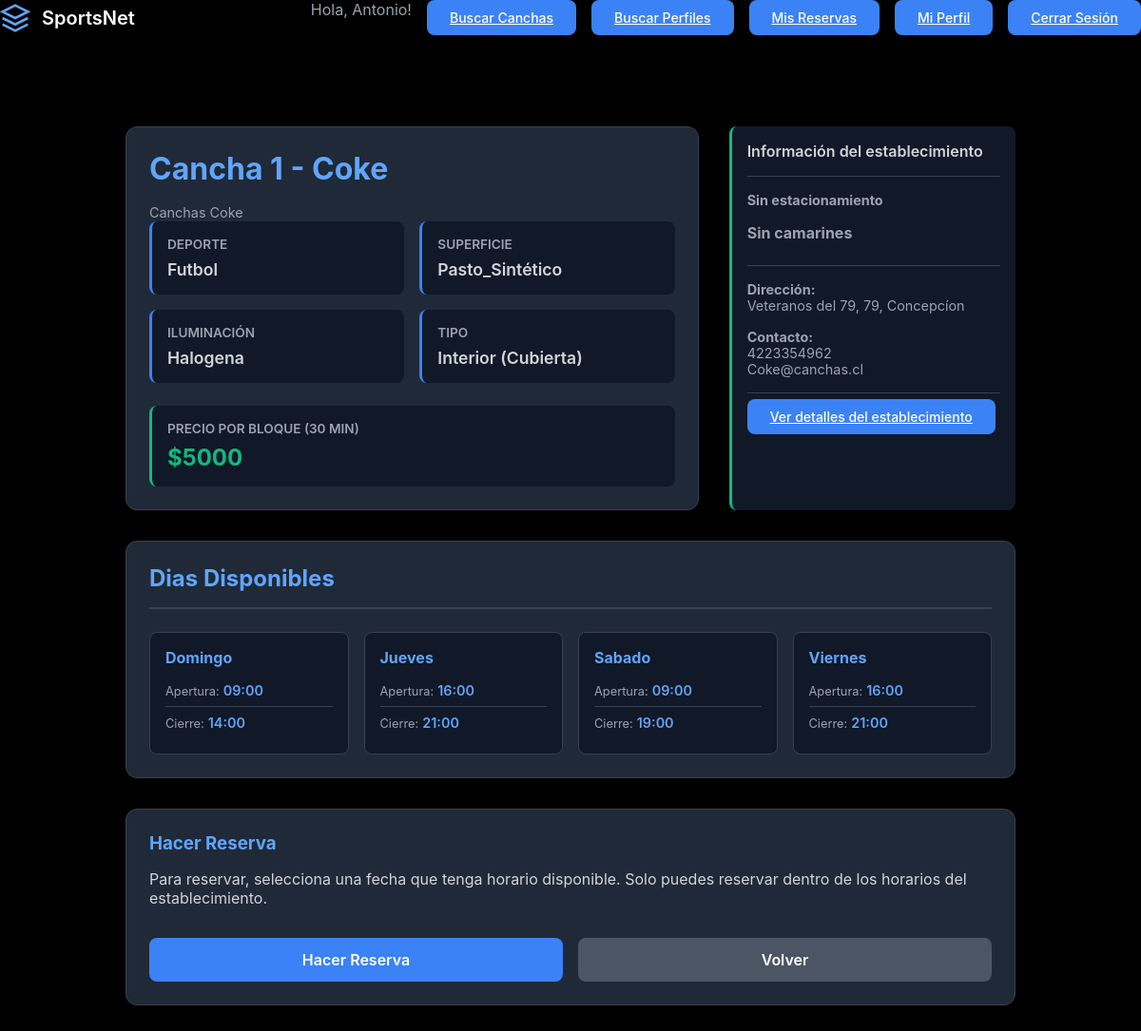
The page /canchas/1 (signed in) on the database its author committed.
### cuentas/models.py (models this page shows, shortened)
class Usuario (AbstractUser):
    telefono = models.CharField(max_length=20, blank=True, null=True)
    fecha_nacimiento = models.DateField(null=True, blank=True)

### establecimientos/models.py (models this page shows, shortened)
class Cancha (models.Model):
    TIPOS_SUPERFICIES = [
        ("PASTO_NATURAL", "Pasto Natural"),
        ("PASTO_SINTETICO","Pasto Sintético"),
        ("CEMENTO","Cemento"),
        ("ARCILLA","Arcilla"),
        ("MADERA","Madera"),
        ("CAUCHO","Caucho"),
        ("VINILO","Vinilo"),
        ]
    TIPOS_ILUMINACION = {
        ("LED","LED"),
        ("NATURAL", "Natural"),
        ("MIXTA","Mixta"),
        ("HALOGENA","Halogena"),
        ("FLUORECESENTE","Fluorecente"),
    }
    DEPORTES = [
        ("FUTBOL", "Futbol"),
        ("BASQUETBALL","Basquetball"),
        ("VOLEYBALL","Voleyball"),
        ("TENIS","Tenis"),
        ("RUGBY","Rugby"),
        ("HANDBALL","Handball"),
        ("BOWLING","Bowling"),
        ("SQUASH","Squash"),
        ("PADEL","Padel"),
        ("OTRO","Otro"),
        ("---","---"),
    ]
    establecimiento = models.ForeignKey(Establecimiento, on_delete=models.CASCADE, related_name="canchas")
    deporte = models.CharField(max_length=20, choices=DEPORTES, default="---")
    nombre = models.CharField(max_length=25)
    superficie = models.CharField(max_length=25, choices=TIPOS_SUPERFICIES)
    iluminacion = models.CharField(max_length=20, choices=TIPOS_ILUMINACION)
    interior = models.BooleanField(default=False)
    valor_por_bloque = models.DecimalField(max_digits=10, decimal_places=0)

class Establecimiento (models.Model):
    dueno = models.ForeignKey(Dueno, on_delete=models.CASCADE, related_name="establecimientos")
    nombre = models.CharField(max_length=50, unique=True)
    direccion = models.CharField(max_length=100)
    telefono_contacto = models.CharField(max_length=20)
    correo_contacto = models.EmailField()
    estacionamiento_disponible = models.BooleanField(default=False)
    camarines_disponible = models.BooleanField(default=False)

class HorarioEstablecimiento(models.Model):
    DIAS_SEMANA = [
        ("LUNES","Lunes"),
        ("MARTES","Martes"),
        ("MIERCOLES","Miercoles"),
        ("JUEVES","Jueves"),
        ("VIERNES","Viernes"),
        ("SABADO","Sabado"),
        ("DOMINGO","Domingo")
    ]
    establecimiento = models.ForeignKey(Establecimiento, on_delete=models.CASCADE, related_name="horarios")
    dia = models.CharField(max_length=20, choices=DIAS_SEMANA)
    hora_apertura = models.TimeField()
    hora_cierre = models.TimeField()

### establecimientos/views.py (the view)
# urls.py: path("canchas/<int:cancha_id>", views.ver_cancha, name = "ver_cancha"),
def ver_cancha(request, cancha_id):
    cancha = get_object_or_404(Cancha, id=cancha_id)
    est = cancha.establecimiento
    horarios = HorarioEstablecimiento.objects.filter(establecimiento=est).order_by("dia")
    dias_semana = ["Lunes","Martes", "Miercoles", "Jueves", "Viernes", "Sabado", "Domingo"]
    horarios_est = {}
    for x in dias_semana:
        horarios_est[x] = None
    for x in horarios:
        horarios_est[x.dia] = x
    context = {
        "cancha" : cancha,
        "horarios" : horarios,
    }
    return render(request, "ver_cancha.html",context)

### establecimientos/templates/ver_cancha.html (shortened to what this page needs)
{% extends 'base.html' %}
{% load static %}
{% block extra_css %}
  <link rel="stylesheet" href="{% static 'ver_cancha.css' %}">
{% endblock %}
{% block content %}
<div class="detalle-cancha-container">
  <div class="cancha-header">
    <div class="cancha-info">
      <h1 class="cancha-titulo">{{ cancha.nombre }}</h1>
      <a href="{% url 'establecimientos:ver_establecimiento' cancha.establecimiento.id %}" class="establecimiento-link">
        {{ cancha.establecimiento.nombre }}
      </a>
      <div class="info-grid">
        <div class="info-item">
          <div class="info-label">Deporte</div>
          <div class="info-valor">{{ cancha.get_deporte_display }}</div>
        </div>
        <div class="info-item">
          <div class="info-label">Superficie</div>
          <div class="info-valor">{{ cancha.get_superficie_display }}</div>
        </div>
        <div class="info-item">
          <div class="info-label">Iluminación</div>
          <div class="info-valor">{{ cancha.iluminacion }}</div>
        </div>
        <div class="info-item">
          <div class="info-label">Tipo</div>
          <div class="info-valor">
            {% if cancha.interior %}
              Interior (Cubierta)
            {% else %}
              Exterior
            {% endif %}
          </div>
        </div>
      </div>
      <div class="info-item" style="border-left-color: #10b981;">
        <div class="info-label">Precio por bloque (30 min)</div>
        <div class="precio-destaque">${{ cancha.valor_por_bloque }}</div>
      </div>
    </div>
    <div class="comodidades">
      <div class="comodidades-titulo">Información del establecimiento</div>
      <div style="margin-top: 1rem; padding-top: 1rem; border-top: 1px solid #374151; font-size: 0.9rem; color: #9ca3af;" class="comodidad-item">
        <span class="comodidad-icon">
          {% if cancha.establecimiento.estacionamiento_disponible %}Estacionamiento disponible{% else %}Sin estacionamiento{% endif %}
        </span>
      </div>
      <div class="comodidad-item">
        <span class="comodidad-icon">
          {% if cancha.establecimiento.camarines_disponible %}Camarines disponibles{% else %}Sin camarines{% endif %}
        </span>
      </div>
      <div style="margin-top: 1rem; padding-top: 1rem; border-top: 1px solid #374151; font-size: 0.9rem; color: #9ca3af;">
        <strong>Dirección:</strong><br>
        {{ cancha.establecimiento.direccion }}
      </div>
      <div style="margin-top: 1rem; font-size: 0.9rem; color: #9ca3af;">
        <strong>Contacto:</strong>
        <br>
        {{ cancha.establecimiento.telefono_contacto }}
        <br>
        {{ cancha.establecimiento.correo_contacto }}
     </div>
     <div style="margin-top: 1rem; padding-top: 1rem; border-top: 1px solid #374151; font-size: 0.9rem; color: #9ca3af;">
        <a href="{% url 'establecimientos:ver_establecimiento' establecimiento=cancha.establecimiento.id %}" class="nav-button">Ver detalles del establecimiento</a>
     </div>
    </div>
  </div>
  <div class="horarios-section">
    <h2 class="seccion-titulo">Dias Disponibles</h2>
        {% if horarios %}
            <div class="horarios-grid">
                {% for horario in horarios %}
                <div class="dia-horario">
                    <div class="dia-nombre">{{ horario.get_dia_display }}</div>
                    <div class="horario-item">
                    <span class="horario-label">Apertura:</span>
                    <span class="horario-valor">{{ horario.hora_apertura|time:"H:i" }}</span>
                    </div>
                    <div class="horario-item">
                    <span class="horario-label">Cierre:</span>
                    <span class="horario-valor">{{ horario.hora_cierre|time:"H:i" }}</span>
                    </div>
                </div>
                {% endfor %}
            </div>
        {% else %}
            <div class="advertencia">
                El establecimiento no tiene horarios configurados
            </div>
        {% endif %}
  </div>
  <div style="background: #1f2937; border: 1px solid #374151; border-radius: 0.75rem; padding: 1.5rem;">
    <h3 style="color: #60a5fa; margin-bottom: 1rem;">Hacer Reserva</h3>
    {% if horarios %}
      <p style="color: #d1d5db; margin-bottom: 1rem;">
        Para reservar, selecciona una fecha que tenga horario disponible.
        Solo puedes reservar dentro de los horarios del establecimiento.
      </p>
      <div class="botones-reserva">
        {% if user.is_authenticated %}
          <a href="{% url 'reservas:crear' cancha.id %}" class="btn btn-reservar">
            Hacer Reserva
          </a>
        {% else %}
          <a href="{% url 'cuentas:login_cuenta' %}" class="btn btn-reservar">
            Inicia sesión para reservar
          </a>
        {% endif %}
        <a href="{% url 'establecimientos:ver_establecimiento' cancha.establecimiento.id %}" class="btn btn-volver">
          Volver
        </a>
      </div>
    {% endif %}
  </div>
</div>
{% endblock %}

### cuentas/templates/base.html (shortened to what this page needs)
{% load static %}
<!DOCTYPE html>
<html lang="es">
<head>
    {% load static %}
<link rel="stylesheet" href="{% static 'style.css' %}">
    {% block extra_css %}
    {% endblock %}
</head>
<body>
    <header class="header">
        <div class="logo">
            <a href="{% url 'cuentas:home' %}" style="display: flex; align-items: center; gap: 0.75rem; text-decoration: none;">
                <svg class="logo-icon" viewBox="0 0 24 24" fill="none" stroke="currentColor" stroke-width="2">
                    <path d="M12 2L2 7l10 5 10-5-10-5zM2 17l10 5 10-5M2 12l10 5 10-5"/>
                </svg>
                <span class="logo-text">SportsNet</span>
            </a>
        </div>
        <nav class="nav">
            {% if user.is_authenticated %}
                <span style="color: #9ca3af;">Hola, {{ user.get_username }}!  </span>
        {% endif %}
            <a href="{% url 'establecimientos:buscar' %}" class="nav-button">Buscar Canchas</a>
            {% if user.is_authenticated %}
                {% if user.perfil_dueno %}
                    <a href="{% url 'cuentas:SportsNet_dueno' %}" class="nav-button">Mis Establecimientos</a>
                    <a href="{% url 'cuentas:buscar_perfiles' %}" class="nav-button">Buscar Perfiles</a>
                {% elif user.perfil_cliente %}
                    <a href="{% url 'cuentas:buscar_perfiles' %}" class="nav-button">Buscar Perfiles</a>
                    <a href="{% url 'cuentas:SportsNet_cliente' %}" class="nav-button">Mis Reservas</a>
                {% endif %}
                <a href="{% url 'cuentas:perfil_usuario' %}" class="nav-button">Mi Perfil</a>
                <a href="{% url 'cuentas:cerrar_sesion' %}" class="nav-button">Cerrar Sesión</a>
            {% else %}
                <a href="{% url 'cuentas:login_cuenta' %}" class="nav-button">Iniciar Sesión</a>
                <a href="{% url 'cuentas:registro' %}" class="nav-button">Registrarse</a>
            {% endif %}
        </nav>
    </header>
    {% block content %}
    {% endblock %}
</body>
</html>

### cuentas/static/style.css (style rules this page uses)
* { margin: 0; padding: 0; box-sizing: border-box; }
body { font-family: -apple-system, BlinkMacSystemFont, 'Segoe UI', Roboto, 'Helvetica Neue', Arial, sans-serif; background-color: #000000; color: #ffffff; min-height: 100vh; }
.header { display: flex; justify-content: space-between; align-items: center; margin-bottom: 4rem; }
.logo { display: flex; align-items: center; gap: 0.75rem; }
.logo-icon { width: 2rem; height: 2rem; color: #60a5fa; }
.logo-text { font-size: 1.25rem; font-weight: 600; color: #ffffff; }
.nav { display: flex; gap: 1rem; }
.nav-button { padding: 0.625rem 1.5rem; background-color: #3b82f6; color: #ffffff; border: none; border-radius: 0.5rem; font-size: 0.875rem; font-weight: 500; cursor: pointer; transition: background-color 0.3s ease; }

### cuentas/static/ver_cancha.css (style rules this page uses)
.detalle-cancha-container { max-width: 1000px; margin: 2rem auto; padding: 2rem; }
.cancha-header { display: grid; grid-template-columns: 2fr 1fr; gap: 2rem; margin-bottom: 2rem; }
.cancha-info { background: #1f2937; border: 1px solid #374151; border-radius: 0.75rem; padding: 1.5rem; }
.cancha-titulo { color: #60a5fa; font-size: 2rem; font-weight: 700; margin-bottom: 1rem; }
.establecimiento-link { color: #9ca3af; font-size: 0.9rem; text-decoration: none; margin-bottom: 1.5rem; }
.info-grid { display: grid; grid-template-columns: 1fr 1fr; gap: 1rem; margin-bottom: 1.5rem; }
.info-item { padding: 1rem; background: #111827; border-radius: 0.5rem; border-left: 3px solid #3b82f6; }
.info-label { font-size: 0.85rem; color: #9ca3af; font-weight: 600; text-transform: uppercase; margin-bottom: 0.5rem; }
.info-valor { font-size: 1.1rem; color: #d1d5db; font-weight: 600; }
.precio-destaque { color: #10b981; font-size: 1.5rem; font-weight: 700; }
.comodidades { background: #111827; padding: 1rem; border-radius: 0.5rem; border-left: 3px solid #10b981; }
.comodidades-titulo { font-weight: 600; color: #d1d5db; margin-bottom: 0.75rem; }
.comodidad-item { display: flex; align-items: center; padding: 0.5rem 0; color: #9ca3af; }
.comodidad-icon { margin-right: 0.75rem; font-weight: 700; }
.horarios-section { background: #1f2937; border: 1px solid #374151; border-radius: 0.75rem; padding: 1.5rem; margin-bottom: 2rem; }
.seccion-titulo { color: #60a5fa; font-size: 1.5rem; font-weight: 700; margin-bottom: 1.5rem; padding-bottom: 1rem; border-bottom: 2px solid #374151; }
.horarios-grid { display: grid; grid-template-columns: repeat(auto-fit, minmax(200px, 1fr)); gap: 1rem; }
.dia-horario { background: #111827; padding: 1rem; border-radius: 0.5rem; border: 1px solid #374151; transition: all 0.3s; }
.dia-nombre { font-weight: 700; color: #60a5fa; margin-bottom: 0.5rem; font-size: 1rem; }
.horario-item { color: #d1d5db; font-size: 0.9rem; padding: 0.5rem 0; border-bottom: 1px solid #374151; }
.horario-item:last-child { border-bottom: none; }
.horario-label { color: #9ca3af; font-size: 0.8rem; }
.horario-valor { color: #60a5fa; font-weight: 600; }
.botones-reserva { display: flex; gap: 1rem; margin-top: 2rem; }
.btn { padding: 0.8rem 1.5rem; border: none; border-radius: 0.5rem; cursor: pointer; font-weight: 600; transition: all 0.3s; text-decoration: none; text-align: center; }
.btn-reservar { background: #3b82f6; color: white; flex: 1; }
.btn-volver { background: #4b5563; color: white; flex: 1; }

### rows shown on the page
Usuario: get_username "Antonio"
Cancha: nombre "Cancha 1 - Coke", establecimiento.nombre "Canchas Coke", deporte "Futbol", superficie "Pasto_Sintético", iluminacion "Halogena", valor_por_bloque "5000", establecimiento.direccion "Veteranos del 79, 79, Concepcíon", establecimiento.telefono_contacto "4223354962", establecimiento.correo_contacto "Coke@canchas.cl"
HorarioEstablecimiento: dia "Domingo", hora_apertura "09:00", hora_cierre "14:00"
HorarioEstablecimiento: dia "Jueves", hora_apertura "16:00", hora_cierre "21:00"
HorarioEstablecimiento: dia "Sabado", hora_apertura "09:00", hora_cierre "19:00"
HorarioEstablecimiento: dia "Viernes", hora_apertura "16:00", hora_cierre "21:00"
